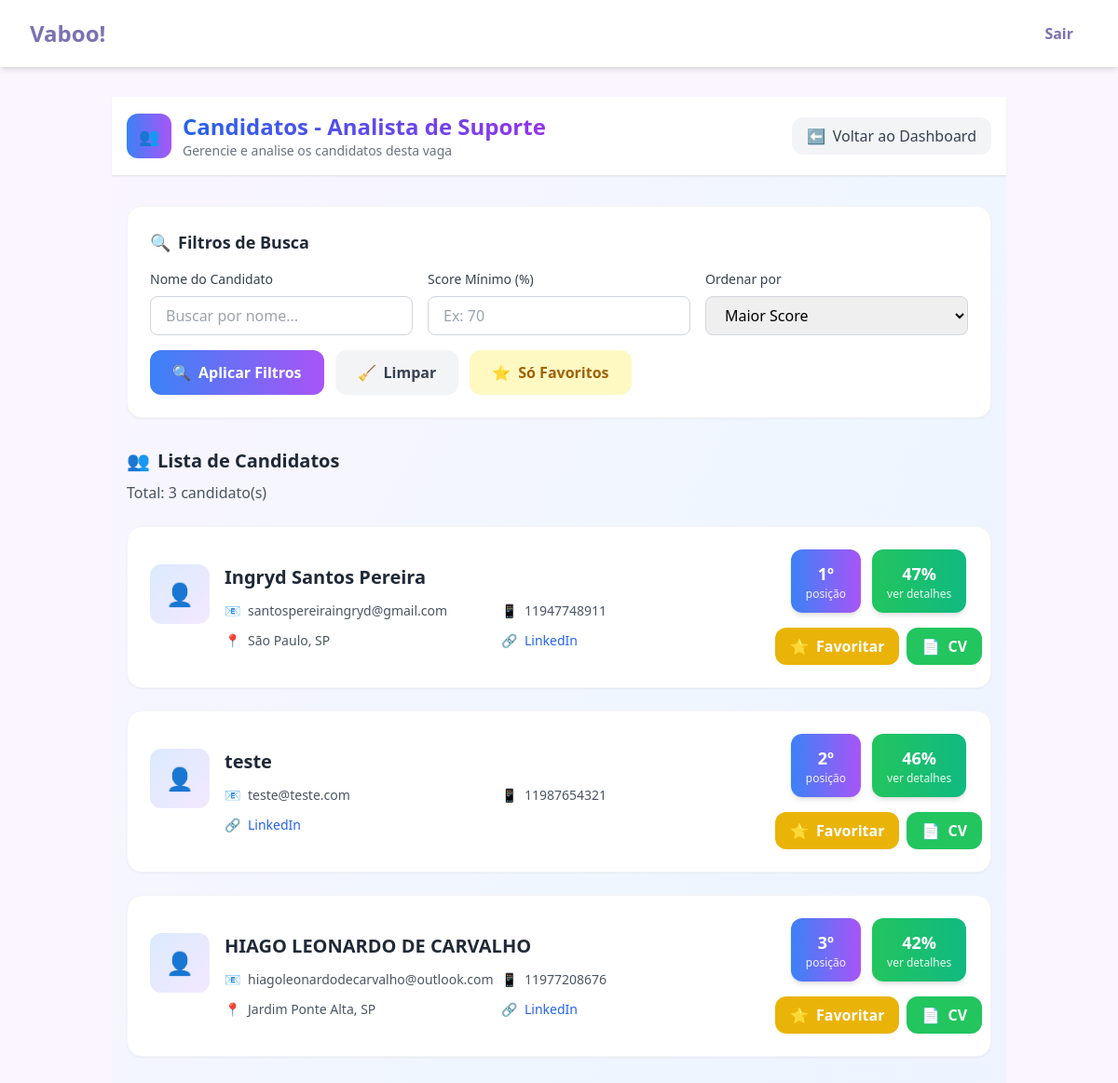
/candidatos_vaga/25 (signed in), run on the app's committed database.
### tables this page shows
CREATE TABLE candidaturas (
            id INTEGER PRIMARY KEY AUTOINCREMENT,
            candidato_id INTEGER NOT NULL,
            vaga_id INTEGER NOT NULL,
            score REAL NOT NULL,
            posicao INTEGER,
            data_candidatura DATETIME DEFAULT CURRENT_TIMESTAMP,
            FOREIGN KEY (candidato_id) REFERENCES candidatos (id),
            FOREIGN KEY (vaga_id) REFERENCES vagas (id)
        );

CREATE TABLE candidatos (
            id INTEGER PRIMARY KEY AUTOINCREMENT,
            nome TEXT NOT NULL,
            email TEXT NOT NULL,
            senha_hash TEXT NOT NULL,
            telefone TEXT,
            linkedin TEXT,
            pretensao_salarial REAL,
            texto_curriculo TEXT,
            experiencia TEXT,
            competencias TEXT,
            resumo_profissional TEXT
        , caminho_curriculo TEXT, endereco_completo TEXT, resumo_curriculo TEXT, data_cadastro TIMESTAMP);

### app.py (the view)
@app.route('/candidatos_vaga/<int:vaga_id>')
def candidatos_vaga(vaga_id):
    if 'empresa_id' not in session:
        return redirect(url_for('login_empresa'))
    conn = sqlite3.connect('recrutamento.db')
    cursor = conn.cursor()
    cursor.execute(
        '''SELECT c.nome, c.email, c.telefone, c.linkedin, ca.score, ca.posicao, c.id, c.endereco_completo
           FROM candidaturas ca
           JOIN candidatos c ON ca.candidato_id = c.id
           WHERE ca.vaga_id = ?
           ORDER BY ca.score DESC''', (vaga_id, ))
    candidatos = cursor.fetchall()
    cursor.execute('SELECT titulo FROM vagas WHERE id = ?', (vaga_id, ))
    vaga = cursor.fetchone()
    conn.close()
    return render_template('candidatos_vaga.html',
                           candidatos=candidatos,
                           vaga_titulo=vaga[0] if vaga else '',
                           vaga_id=vaga_id)

### templates/candidatos_vaga.html (shortened to what this page needs)
{% extends "base.html" %}
{% block content %}
<div class="min-h-screen bg-gradient-to-br from-purple-50 via-blue-50 to-indigo-50">
    <div class="bg-white shadow-sm border-b">
        <div class="max-w-7xl mx-auto px-4 py-4">
            <div class="flex items-center justify-between">
                <div class="flex items-center space-x-3">
                    <div class="w-12 h-12 bg-gradient-to-r from-blue-500 to-purple-500 rounded-xl flex items-center justify-center">
                        <span class="text-white font-bold text-lg">👥</span>
                    </div>
                    <div>
                        <h1 class="text-2xl font-bold bg-gradient-to-r from-blue-600 to-purple-600 bg-clip-text text-transparent">
                        </h1>
                        <p class="text-gray-500 text-sm">Gerencie e analise os candidatos desta vaga</p>
                    </div>
                </div>
                <a href="{{ url_for('dashboard_empresa') }}"
                   class="bg-gray-100 hover:bg-gray-200 text-gray-700 px-4 py-2 rounded-xl transition-all duration-300 flex items-center gap-2">
                    <span>⬅️</span>
                    Voltar ao Dashboard
                </a>
            </div>
        </div>
    </div>
    <div class="max-w-7xl mx-auto px-4 py-8">
        <div class="bg-white rounded-2xl p-6 shadow-sm border border-gray-100 mb-8">
            <h3 class="text-lg font-bold text-gray-800 mb-4 flex items-center gap-2">
                <span>🔍</span>
                Filtros de Busca
            </h3>
            <div class="grid grid-cols-1 md:grid-cols-3 gap-4 mb-4">
                <div>
                    <label class="block text-sm font-medium text-gray-700 mb-2">Nome do Candidato</label>
                    <input type="text" id="searchName" placeholder="Buscar por nome..."
                           class="w-full px-4 py-2 border border-gray-300 rounded-lg focus:ring-2 focus:ring-blue-500 focus:border-transparent">
                </div>
                <div>
                    <label class="block text-sm font-medium text-gray-700 mb-2">Score Mínimo (%)</label>
                    <input type="number" id="searchScore" placeholder="Ex: 70" min="0" max="100"
                           class="w-full px-4 py-2 border border-gray-300 rounded-lg focus:ring-2 focus:ring-blue-500 focus:border-transparent">
                </div>
                <div>
                    <label class="block text-sm font-medium text-gray-700 mb-2">Ordenar por</label>
                    <select id="sortBy" class="w-full px-4 py-2 border border-gray-300 rounded-lg focus:ring-2 focus:ring-blue-500 focus:border-transparent">
                        <option value="score">Maior Score</option>
                    </select>
                </div>
            </div>
            <div class="flex gap-3">
                <button onclick="aplicarFiltros()"
                        class="bg-gradient-to-r from-blue-500 to-purple-500 hover:from-blue-600 hover:to-purple-600 text-white px-6 py-3 rounded-xl font-semibold transition-all duration-300 transform hover:scale-105 flex items-center gap-2">
                    <span>🔍</span>
                    Aplicar Filtros
                </button>
                <button onclick="limparFiltros()"
                        class="bg-gray-100 hover:bg-gray-200 text-gray-700 px-6 py-3 rounded-xl font-semibold transition-all duration-300 transform hover:scale-105 flex items-center gap-2">
                    <span>🧹</span>
                    Limpar
                </button>
                <button onclick="toggleFavoritosOnly()" id="favoritosBtn"
                        class="bg-yellow-100 hover:bg-yellow-200 text-yellow-700 px-6 py-3 rounded-xl font-semibold transition-all duration-300 transform hover:scale-105 flex items-center gap-2">
                    <span>⭐</span>
                    Só Favoritos
                </button>
            </div>
        </div>
        <div id="candidatosList">
            {% if candidatos %}
            <div class="mb-6">
                <h3 class="text-xl font-bold text-gray-800 mb-2 flex items-center gap-2">
                    <span>👥</span>
                    Lista de Candidatos
                </h3>
                <p class="text-gray-600">Total: <span id="totalCandidatos">{{ candidatos|length }}</span> candidato(s)</p>
            </div>
            <div class="grid gap-6" id="candidatosGrid">
                {% for candidato in candidatos %}
                <div class="candidato-card group bg-white rounded-2xl p-6 shadow-sm border border-gray-100 hover:shadow-xl hover:border-blue-200 transition-all duration-300 transform hover:-translate-y-1"
                     data-nome="{{ candidato[0].lower() }}"
                     data-score="{{ candidato[4] }}"
                     data-posicao="{{ candidato[5] }}"
                     data-candidato-id="{{ candidato[6] }}"
                     data-favorited="false">
                    <div class="flex flex-col lg:flex-row lg:items-center justify-between gap-6">
                        <div class="flex-1">
                            <div class="flex items-start gap-4">
                                <div class="w-16 h-16 bg-gradient-to-br from-blue-100 to-purple-100 rounded-xl flex items-center justify-center flex-shrink-0">
                                    <span class="text-2xl">👤</span>
                                </div>
                                <div class="flex-1">
                                    <div class="flex items-center gap-3 mb-3">
                                        <h3 class="text-xl font-bold text-gray-800 group-hover:text-blue-600 transition-colors">
                                            {{ candidato[0] }}
                                        </h3>
                                    </div>
                                    <div class="grid grid-cols-1 md:grid-cols-2 gap-3 text-sm text-gray-600">
                                        <div class="flex items-center gap-2">
                                            <span>📧</span>
                                            <span>{{ candidato[1] }}</span>
                                        </div>
                                        {% if candidato[2] %}
                                        <div class="flex items-center gap-2">
                                            <span>📱</span>
                                            <span>{{ candidato[2] }}</span>
                                        </div>
                                        {% endif %}
                                        {% if candidato[7] and candidato[7].strip() %}
                                        <div class="flex items-center gap-2">
                                            <span>📍</span>
                                            <span>{{ candidato[7] }}</span>
                                        </div>
                                        {% endif %}
                                        {% if candidato[3] %}
                                        <div class="flex items-center gap-2">
                                            <span>🔗</span>
                                            <a href="{{ candidato[3] }}" target="_blank"
                                               class="text-blue-600 hover:text-blue-800 transition-colors">
                                                LinkedIn
                                            </a>
                                        </div>
                                        {% endif %}
                                    </div>
                                </div>
                            </div>
                        </div>
                        <div class="flex flex-col items-center gap-4 lg:w-48">
                            <div class="flex gap-3">
                                <div class="text-center bg-gradient-to-r from-blue-500 to-purple-500 text-white px-4 py-3 rounded-xl shadow-md">
                                    <div class="text-lg font-bold">{{ candidato[5] }}º</div>
                                    <div class="text-xs opacity-90">posição</div>
                                </div>
                                <div class="text-center bg-gradient-to-r from-green-500 to-emerald-500 text-white px-4 py-3 rounded-xl shadow-md cursor-pointer hover:bg-gradient-to-r hover:from-green-600 hover:to-emerald-600 transition-all"
                                     onclick="mostrarDetalhesScore({{ candidato[6] }}, '{{ candidato[0] }}', {{ candidato[4] }})">
                                    <div class="text-lg font-bold">{{ "%.0f"|format(candidato[4]) }}%</div>
                                    <div class="text-xs opacity-90">ver detalhes</div>
                                </div>
                            </div>
                            <div class="flex gap-2">
                                <button onclick="toggleFavoriteCandidato({{ candidato[6] }}, {{ vaga_id }}, this)"
                                        class="favorite-candidato-btn bg-yellow-500 hover:bg-yellow-600 text-white px-4 py-2 rounded-xl font-semibold transition-all duration-300 transform hover:scale-105 flex items-center gap-2"
                                        data-candidato-id="{{ candidato[6] }}"
                                        data-favorited="false">
                                    <span class="favorite-icon">⭐</span>
                                    <span class="favorite-text">Favoritar</span>
                                </button>
                                <a href="{{ url_for('baixar_curriculo', candidato_id=candidato[6]) }}"
                                   class="bg-green-500 hover:bg-green-600 text-white px-4 py-2 rounded-xl font-semibold transition-all duration-300 transform hover:scale-105 flex items-center gap-2">
                                    <span>📄</span>
                                    CV
                                </a>
                            </div>
                        </div>
                    </div>
                </div>
                {% endfor %}
            </div>
            {% endif %}
        </div>
    </div>
</div>
{% endblock %}

### templates/base.html (style rules this page uses)
html { scroll-behavior: smooth; }

### data on the page
candidaturas: nome "Ingryd Santos Pereira", email "santospereiraingryd@gmail.com", telefone "11947748911", endereco_completo "São Paulo, SP", posicao "1", score "47"
candidaturas: nome "teste", email "teste@teste.com", telefone "11987654321", posicao "2", score "46"
candidaturas: nome "HIAGO LEONARDO DE CARVALHO", email "hiagoleonardodecarvalho@outlook.com", telefone "11977208676", endereco_completo "Jardim Ponte Alta, SP", posicao "3", score "42"

### other printed values
{{ candidatos|length }} "3"
